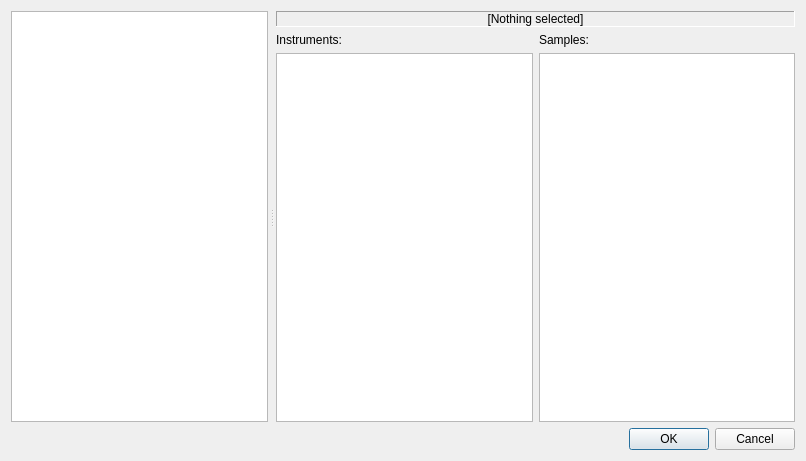
<?xml version="1.0" encoding="UTF-8"?>
<ui version="4.0">
 <class>dlg_samples_explorer</class>
 <widget class="QDialog" name="dlg_samples_explorer">
  <property name="geometry">
   <rect>
    <x>0</x>
    <y>0</y>
    <width>806</width>
    <height>461</height>
   </rect>
  </property>
  <property name="windowTitle">
   <string>Samples Explorer</string>
  </property>
  <layout class="QVBoxLayout" name="verticalLayout_2">
   <item>
    <widget class="QSplitter" name="splitter">
     <property name="orientation">
      <enum>Qt::Horizontal</enum>
     </property>
     <property name="handleWidth">
      <number>8</number>
     </property>
     <widget class="QTreeView" name="tree_files"/>
     <widget class="QWidget" name="layoutWidget">
      <layout class="QVBoxLayout" name="verticalLayout">
       <item>
        <widget class="QLabel" name="lbl_selection">
         <property name="frameShape">
          <enum>QFrame::Panel</enum>
         </property>
         <property name="frameShadow">
          <enum>QFrame::Sunken</enum>
         </property>
         <property name="text">
          <string>[Nothing selected]</string>
         </property>
         <property name="alignment">
          <set>Qt::AlignCenter</set>
         </property>
        </widget>
       </item>
       <item>
        <layout class="QHBoxLayout" name="horizontalLayout">
         <item>
          <layout class="QVBoxLayout" name="vt1">
           <item>
            <widget class="QLabel" name="lbl1">
             <property name="text">
              <string>Instruments:</string>
             </property>
            </widget>
           </item>
           <item>
            <widget class="QListWidget" name="lst_instruments"/>
           </item>
          </layout>
         </item>
         <item>
          <layout class="QVBoxLayout" name="vt2">
           <item>
            <widget class="QLabel" name="lbl2">
             <property name="text">
              <string>Samples:</string>
             </property>
            </widget>
           </item>
           <item>
            <widget class="QListWidget" name="lst_samples"/>
           </item>
          </layout>
         </item>
        </layout>
       </item>
      </layout>
     </widget>
    </widget>
   </item>
   <item>
    <widget class="QDialogButtonBox" name="buttonBox">
     <property name="orientation">
      <enum>Qt::Horizontal</enum>
     </property>
     <property name="standardButtons">
      <set>QDialogButtonBox::Cancel|QDialogButtonBox::Ok</set>
     </property>
    </widget>
   </item>
  </layout>
 </widget>
 <resources/>
 <connections>
  <connection>
   <sender>buttonBox</sender>
   <signal>accepted()</signal>
   <receiver>dlg_samples_explorer</receiver>
   <slot>accept()</slot>
   <hints>
    <hint type="sourcelabel">
     <x>750</x>
     <y>439</y>
    </hint>
    <hint type="destinationlabel">
     <x>799</x>
     <y>223</y>
    </hint>
   </hints>
  </connection>
  <connection>
   <sender>buttonBox</sender>
   <signal>rejected()</signal>
   <receiver>dlg_samples_explorer</receiver>
   <slot>reject()</slot>
   <hints>
    <hint type="sourcelabel">
     <x>780</x>
     <y>435</y>
    </hint>
    <hint type="destinationlabel">
     <x>800</x>
     <y>335</y>
    </hint>
   </hints>
  </connection>
 </connections>
</ui>
